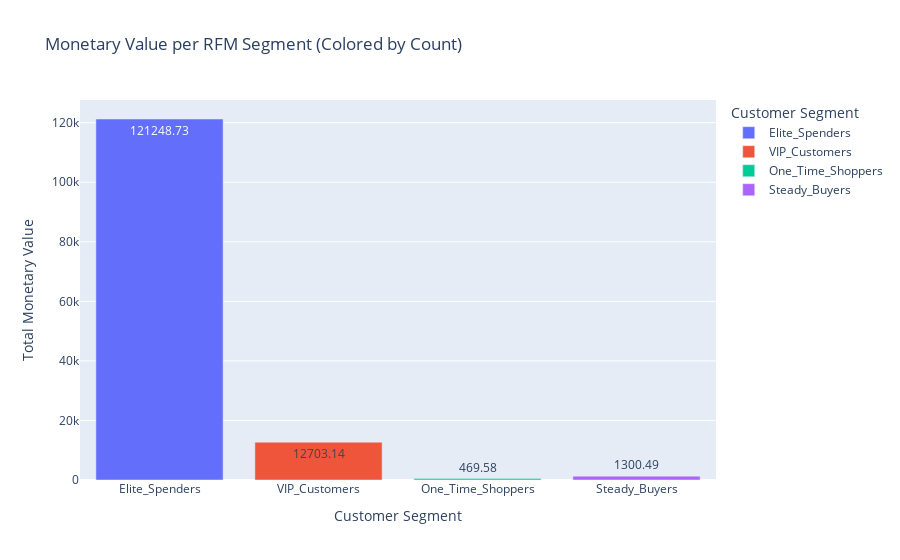

Notebook cell for this chart:
### Code cell
# Creating the first plot: Count vs. Monetary value per segment
fig1 = px.bar(
    k_means_summary,
    x="K_Means_Cluster",
    y="Monetary",
    color="K_Means_Cluster",
    title="Monetary Value per RFM Segment (Colored by Count)",
    labels={"Monetary": "Total Monetary Value", "K_Means_Cluster": "Customer Segment"},
    text="Monetary",
)
fig1.show()

### Figure 1 — Plotly figure (JSON) as saved in the notebook; plotly's stock layout.template omitted (floating-point values rounded to 4 significant figures)
{"data": [{"alignmentgroup": "True", "hovertemplate": "Customer Segment=%{x}<br>Total Monetary Value=%{text}<extra></extra>", "legendgroup": "Elite_Spenders", "marker": {"color": "#636efa", "pattern": {"shape": ""}}, "name": "Elite_Spenders", "offsetgroup": "Elite_Spenders", "orientation": "v", "showlegend": true, "text": [121200.0], "textposition": "auto", "type": "bar", "x": ["Elite_Spenders"], "xaxis": "x", "y": [121200.0], "yaxis": "y"}, {"alignmentgroup": "True", "hovertemplate": "Customer Segment=%{x}<br>Total Monetary Value=%{text}<extra></extra>", "legendgroup": "VIP_Customers", "marker": {"color": "#EF553B", "pattern": {"shape": ""}}, "name": "VIP_Customers", "offsetgroup": "VIP_Customers", "orientation": "v", "showlegend": true, "text": [12700.0], "textposition": "auto", "type": "bar", "x": ["VIP_Customers"], "xaxis": "x", "y": [12700.0], "yaxis": "y"}, {"alignmentgroup": "True", "hovertemplate": "Customer Segment=%{x}<br>Total Monetary Value=%{text}<extra></extra>", "legendgroup": "One_Time_Shoppers", "marker": {"color": "#00cc96", "pattern": {"shape": ""}}, "name": "One_Time_Shoppers", "offsetgroup": "One_Time_Shoppers", "orientation": "v", "showlegend": true, "text": [469.6], "textposition": "auto", "type": "bar", "x": ["One_Time_Shoppers"], "xaxis": "x", "y": [469.6], "yaxis": "y"}, {"alignmentgroup": "True", "hovertemplate": "Customer Segment=%{x}<br>Total Monetary Value=%{text}<extra></extra>", "legendgroup": "Steady_Buyers", "marker": {"color": "#ab63fa", "pattern": {"shape": ""}}, "name": "Steady_Buyers", "offsetgroup": "Steady_Buyers", "orientation": "v", "showlegend": true, "text": [1300.0], "textposition": "auto", "type": "bar", "x": ["Steady_Buyers"], "xaxis": "x", "y": [1300.0], "yaxis": "y"}], "layout": {"barmode": "relative", "legend": {"title": {"text": "Customer Segment"}, "tracegroupgap": 0}, "title": {"text": "Monetary Value per RFM Segment (Colored by Count)"}, "xaxis": {"anchor": "y", "categoryarray": ["Elite_Spenders", "VIP_Customers", "One_Time_Shoppers", "Steady_Buyers"], "categoryorder": "array", "domain": [0, 1], "title": {"text": "Customer Segment"}}, "yaxis": {"anchor": "x", "domain": [0, 1], "title": {"text": "Total Monetary Value"}}}}
